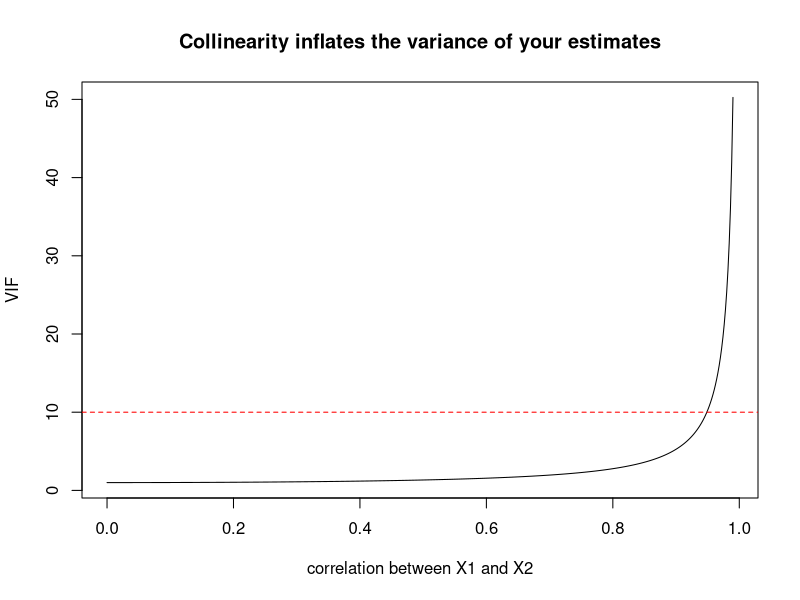

Write R code to recreate this figure.
## ---- chunk 1
set.seed(1936)  # Fisher's "The Design of Experiments"
base <- rnorm(100)
y  <- base + rnorm(100)
x1 <- base + rnorm(100)
x2 <- base + rnorm(100)
dat <- data.frame(y, x1, x2)

# x1 and x2 are correlated because they share 'base'
round(cor(dat), 2)
## ---- chunk 2
lm3 <- lm(y ~ x1 + x2, data = dat)
coef(lm3)
## ---- chunk 3
r_y1 <- cor(x1, y); r_y2 <- cor(x2, y); r_12 <- cor(x1, x2)

# semipartial correlation of x1 (unique slice = area a)
sr1 <- (r_y1 - r_y2 * r_12) / sqrt(1 - r_12^2)

# partial correlation of x1 (a / (a + e))
pr1 <- (r_y1 - r_y2 * r_12) / sqrt((1 - r_y2^2) * (1 - r_12^2))

# standardized regression coefficient (beta) for x1
beta1 <- (r_y1 - r_y2 * r_12) / (1 - r_12^2)

round(c(semipartial = sr1, partial = pr1, beta = beta1), 3)
## ---- chunk 4
lm3z <- lm(scale(y) ~ scale(x1) + scale(x2), data = dat)
round(coef(lm3z)[["scale(x1)"]], 3)   # compare to beta1 above
## ---- chunk 5
R  <- cor(y, predict(lm3))
R2 <- var(predict(lm3)) / var(y)
round(c(R = R, R2 = R2, R2_from_summary = summary(lm3)$r.squared), 3)
## ---- chunk 6
n <- length(y); k <- 2
R2_adj <- 1 - (1 - R2) * (n - 1) / (n - k - 1)
round(c(R2_adj = R2_adj, adj_from_summary = summary(lm3)$adj.r.squared), 3)
## ---- chunk 7
R2_1  <- summary(lm(x1 ~ x2, data = dat))$r.squared   # x1 explained by x2
VIF1  <- 1 / (1 - R2_1)

SEb1 <- (sd(y) / sd(x1)) * sqrt(VIF1) * sqrt((1 - R2) / (n - k - 1))
b1   <- coef(lm3)[["x1"]]
t1   <- b1 / SEb1
p1   <- 2 * pt(-abs(t1), df = n - k - 1)      # df = n - k - 1, NOT n - 1

round(c(SE = SEb1, t = t1, p = p1), 4)
summary(lm3)$coefficients["x1", ]              # compare
## ---- chunk 8
Fmodel <- (R2 / k) / ((1 - R2) / (n - k - 1))
pF     <- pf(Fmodel, df1 = k, df2 = n - k - 1, lower.tail = FALSE)
round(c(F = Fmodel, p = pF), 5)
summary(lm3)$fstatistic          # compare F and its df
## ---- chunk 9
curve(1 / (1 - x^2), from = 0, to = 0.99, n = 500,
      xlab = "correlation between X1 and X2", ylab = "VIF",
      main = "Collinearity inflates the variance of your estimates")
abline(h = 10, col = "red", lty = 2)   # a common (rough) rule-of-thumb threshold
## ---- chunk 10
composite <- rowMeans(data.frame(x1z = scale(x1), x2z = scale(x2)))
round(summary(lm(y ~ composite))$coefficients, 3)
## ---- chunk 11
gpa <- read.csv("data/gpa.csv")
fit <- lm(CollegeGPA ~ HSGPA + SATtotal + QLOR, data = gpa)
round(summary(fit)$coefficients, 4)
c(R2 = summary(fit)$r.squared, adj_R2 = summary(fit)$adj.r.squared)
## ---- chunk 12
preds <- c("HSGPA", "SATtotal", "QLOR")
vif <- sapply(preds, function(p) {
  others <- setdiff(preds, p)
  r2 <- summary(lm(as.formula(paste(p, "~", paste(others, collapse = "+"))), data = gpa))$r.squared
  1 / (1 - r2)
})
round(vif, 2)
